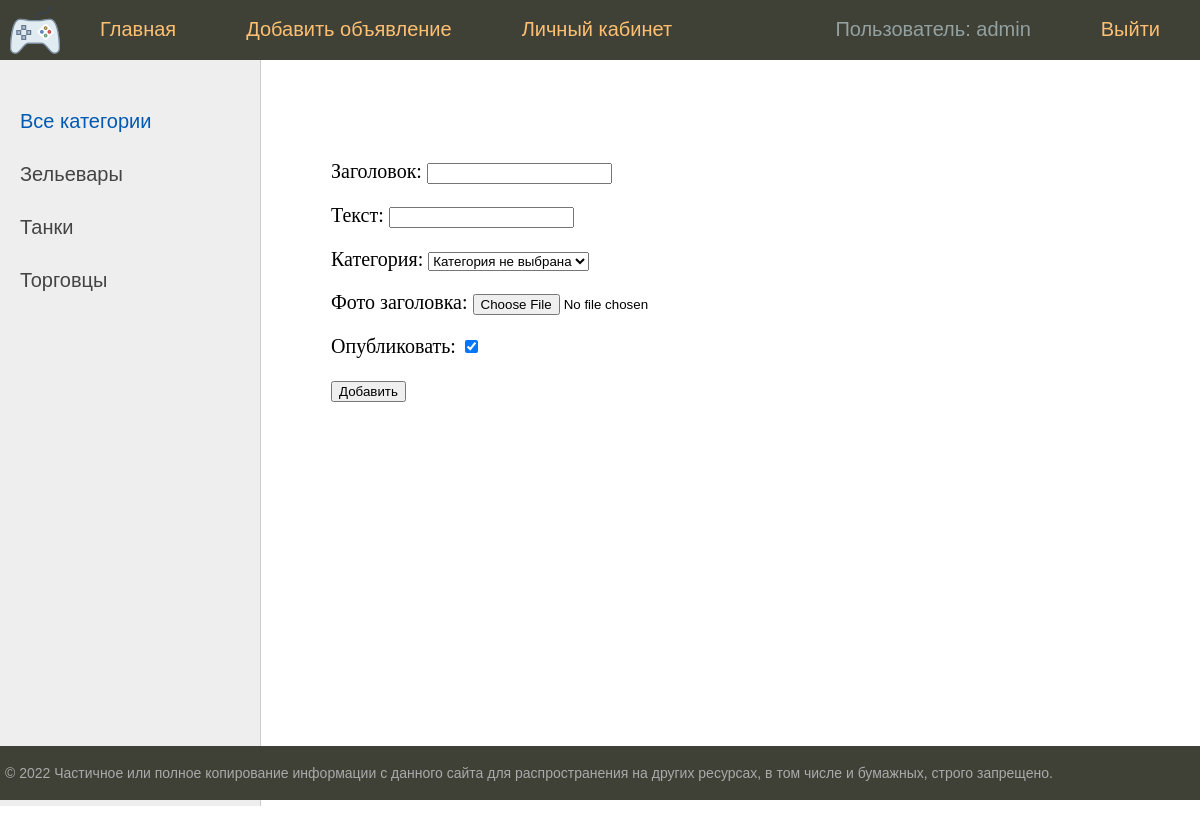
The app's page /addpage/ (signed in) with its own data.
### bboard/models.py (models this page shows)
class User(AbstractUser):
    email = models.EmailField(
        _("email address"),
        unique=True
    )
    email_verify = models.BooleanField(default=False)
    USERNAME_FIELD = "email"
    REQUIRED_FIELDS = ["username"]
    def __str__(self):
        return f'{self.username}'
    class Meta:
        verbose_name = 'Пользователь'
        verbose_name_plural = 'Пользователи'

class Category(models.Model):
    name = models.CharField(
        max_length=64,
        unique=True,
        verbose_name='Категория',
        help_text='Имя категории длинной не более 64 символов ',
    )
    slug = models.SlugField(max_length=255, unique=True, db_index=True, verbose_name="URL")
    def __str__(self):
        return f"{self.name.title()}"
    def get_absolute_url(self):
        return reverse('category', kwargs={'cat_slug': self.slug})
    class Meta:
        verbose_name = 'Категория'
        verbose_name_plural = 'Категории'

### bboard/views.py (the view, shortened to what this page needs)
# urls.py: path('addpage/', AddPostView.as_view(), name='add_page'),
class AddPostView(LoginRequiredMixin, DataMixin, CreateView):
    form_class = PostForm
    template_name = 'bboard/addpage.html'
    success_url = reverse_lazy('home') # по умолчанию на страницу просмотра деталей
    login_url = reverse_lazy('home')
    def get_context_data(self, *, object_list=None, **kwargs):
        context = super().get_context_data(**kwargs)
        c_def = self.get_user_context(title="Добавление объявления")
        context = dict(list(context.items()) + list(c_def.items()))
        return context

### bboard/forms.py (shortened to what this page needs)
class PostForm(forms.ModelForm):
    class Meta:
        model = Post
        fields = [
            'title',
            'content',
            'category',
            'photo',
            'is_published',
        ]
    content = forms.CharField(widget=CKEditorUploadingWidget(attrs={'cols': 80, 'rows': 30}), label="Текст")
    def __init__(self, *args, **kwargs):
        super().__init__(*args, **kwargs)
        self.fields['category'].empty_label = "Категория не выбрана"

### bboard/utils.py (called while the page is built)
    def get_user_context(self, **kwargs):
        context = kwargs
        categories =  Category.objects.annotate(Count('post'))
        user_menu = menu.copy()
        if not self.request.user.is_authenticated:
            for i in range(3):
                user_menu.pop(1)
        else:
            user_menu.pop(4)
        context['menu'] = user_menu
        context['categories'] = categories
        if 'cat_selected' not in context:
            context['cat_selected'] = 0
        return context

### bboard/templates/bboard/addpage.html (shortened to what this page needs)
{% extends 'base.html' %}
{% block content %}
<form action="{% url 'add_page' %}" method="post" enctype="multipart/form-data">
    {{ form.as_p}}
    <button type="submit">Добавить</button>
</form>
{% endblock %}

### templates/base.html (shortened to what this page needs)
<!DOCTYPE html>
<html>
<head>
	{% load static %}
	{% load bboard_tags %}
	<link type="text/css" href="{% static 'bboard/css/styles.css' %}" rel="stylesheet" />
</head>
<body>
	<table class="table-page" border=0 cellpadding="0" cellspacing="0">
	<tr><td valign=top>
	{% block mainmenu %}
			<div class="header">
				<ul id="mainmenu" class="mainmenu">
					<li class="logo"><a href="{% url 'home' %}"><div class="logo"></div></a></li>
					{% for m in menu %}
						{% if not forloop.last %}
							<li><a href="{% url m.url_name %}">{{ m.title }}</a></li>
						{% else %}
							<li class="last"><a href="{% url m.url_name %}">{{ m.title }}</a></li>
						{% endif %}
					{% endfor %}
					{% if user.is_authenticated %}
						<li class="last" style="color: #93a1a1 ">Пользователь: {{ user }}</li>
					{% else %}
						<li class="last"><a href="{% url 'register' %}">Зарегистрироваться</a></li>
					{% endif %}
				</ul>
			</div>
	{% endblock mainmenu %}
	<table class="table-content" border=0 cellpadding="0" cellspacing="0">
	<tr>
		<td valign="top" class="left-chapters">
		<ul id="leftchapters">
			{% if cat_selected == 0 %}
				<li class="selected">Все категории</li>
			{% else %}
				<li><a href="{% url 'home' %}">Все категории</a></li>
			{% endif %}
			{% for c in categories %}
			{% if c.post__count > 0 %}
					{% if c.pk == cat_selected %}
						<li class="selected">{{c.name}}</li>
					{% else %}
						<li><a href="{{ c.get_absolute_url }}">{{c.name}}</a></li>
					{% endif %}
			{% endif %}
			{% endfor %}
		</ul>
	</td>
	<td valign="top" class="content">
		<div class="content-text">
			{% block content %}
			{% endblock %}
		</div>
	</td></tr></table>
	</td></tr>
	<tr><td valign=top>
		<div id="footer">
			<p>&copy; 2022 Частичное или полное копирование информации с данного сайта для распространения на других ресурсах, в том числе и бумажных, строго запрещено.</p>
		</div>
	</td></tr></table>
</body>
</html>

### bboard/static/bboard/css/styles.css (style rules this page uses)
html, body { font-family: 'Arial'; margin: 0; padding: 0; height: 100%; width: 100%; color: #444; }
a { color: #0059b2; text-decoration: none; }
.table-page { width: 100%; height: 100%; vertical-align: top; }
.table-page tr { height: 100%; }
.header { background: #3F4137; height: 60px; }
.logo { background: url('../images/logo.png') no-repeat 10px 5px; width: 70px; height: 60px; }
ul.mainmenu { list-style: none; margin: 0; padding: 0; height: 60px; color: #fdc073; font-size: 20px; overflow: hidden; }
ul.mainmenu li { float: left; margin: 18px 40px 0 30px; }
ul.mainmenu li.logo { margin: 0; }
ul.mainmenu li.last { float: right; }
ul.mainmenu li a { color: #fdc073; text-decoration: none; }
.table-content { width: 100%; min-height: 100%; height: 100%; }
.left-chapters { margin: 0; background: #eee; border-right: 1px solid #ccc; min-height: 100%; }
.left-chapters ul { width: 230px; min-height: 100%; margin: 0; padding: 20px 10px 10px 20px; list-style: none; font-size: 20px; }
.left-chapters ul li { margin: 30px 0 0 0; color: #999; }
.left-chapters ul li.selected { color: #0059b2; }
.left-chapters ul li a { color: #444; text-decoration: none; }
.content { padding: 40px 20px 20px 40px; width: 100%; box-sizing: border-box; }
.content-text { margin: 60px 0 0 30px; color: #000; font-size: 20px; font-family: Yandex Sans Display Light; }
#footer { box-sizing: border-box; background: #3F4137; padding: 5px; color: #aaa; font-size: 14px; font-family: Verdana, Geneva, Arial, Helvetica; text-align: left; overflow: hidden; }

### records on screen
User: username "admin"
Category: name "Зельевары"
Category: name "Танки"
Category: name "Торговцы"

### other values on screen
{{ m.title }} "Главная" "Добавить объявление" "Личный кабинет"
{{ m.title }} "Выйти"
